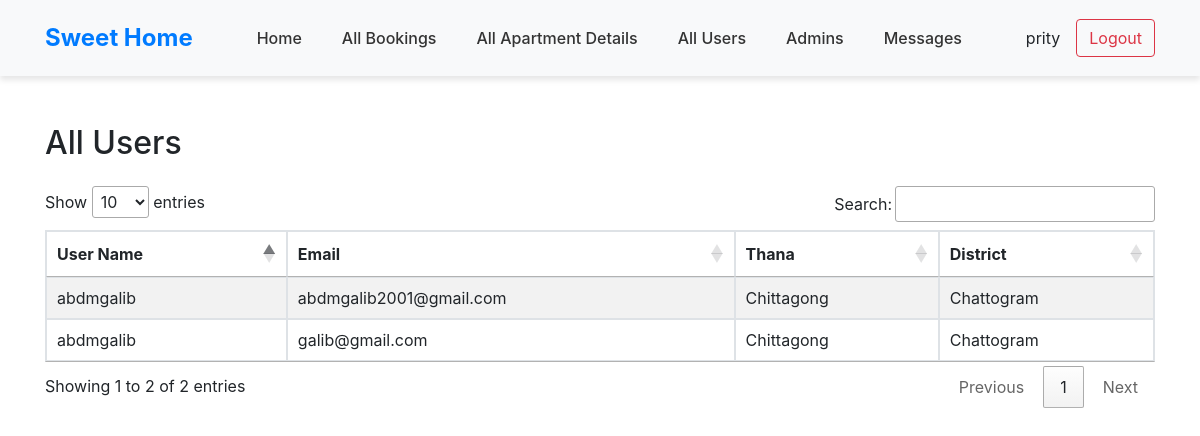
The app's page /admin/all_user.php (signed in) with its own data.
### tables this page shows
CREATE TABLE `user` (
  `id` int(255) NOT NULL,
  `username` varchar(255) NOT NULL,
  `email` varchar(255) NOT NULL,
  `password` varchar(255) NOT NULL,
  `division` varchar(255) NOT NULL,
  `district` varchar(255) NOT NULL
);

### admin/all_user.php (the view, shortened to what this page needs)
<!DOCTYPE html>
<html lang="en">
<head>
    <link rel="stylesheet" href="style.css">
    <link rel="stylesheet" href="https://stackpath.bootstrapcdn.com/bootstrap/4.5.2/css/bootstrap.min.css">
    <link rel="stylesheet" href="https://cdn.datatables.net/1.10.21/css/jquery.dataTables.min.css">
</head>
<body>
    <div class="admin-header sticky-header">
        <div class="container">
            <nav class="navbar navbar-expand-lg">
                <a class="navbar-brand" href="index.php">Sweet Home</a>
                <div class="collapse navbar-collapse" id="navbarNav">
                    <ul class="navbar-nav mx-auto">
                        <li class="nav-item">
                            <a class="nav-link" href="index.php">Home</a>
                        </li>
                        <li class="nav-item">
                            <a class="nav-link" href="all_bookings.php">All Bookings</a>
                        </li>
                        <li class="nav-item">
                            <a class="nav-link" href="all_apartment_details.php">All Apartment Details</a>
                        </li>
                        <li class="nav-item">
                            <a class="nav-link" href="all_user.php">All Users</a>
                        </li>
                        <li class="nav-item">
                            <a class="nav-link" href="all_admin.php">Admins</a>
                        </li>
                        <li class="nav-item">
                            <a class="nav-link" href="message.php">Messages</a>
                        </li>
                    </ul>
                </div>
                <div class="d-flex align-items-center">
                    <span class="me-3 px-3"><?php
                    echo $_SESSION['adminUsername'];
                    ?></span>
                    <a href="logout.php"><button class="btn btn-outline-danger">Logout</button></a>
                </div>
            </nav>
        </div>
    </div>
    <div class="container mt-5">
        <h2 class="mb-4">All Users</h2>
        <table id="usersTable" class="table table-striped table-bordered">
            <thead>
                <tr>
                    <th>User Name</th>
                    <th>Email</th>
                    <th>Thana</th>
                    <th>District</th>
                </tr>
            </thead>
            <tbody>
                <?php
                    include '../utility/connection.php';
                    $searchUser = "SELECT * FROM `user`";
                    $searchQueryExe = mysqli_query($con, $searchUser);
                    while ($row = mysqli_fetch_array($searchQueryExe)) {
                        ?>
                            <tr>
                                <td><?php echo $row['username'] ?></td>
                                <td><?php echo $row['email'] ?></td>
                                <td><?php echo $row['division'] ?></td>
                                <td><?php echo $row['district'] ?></td>
                            </tr>
                        <?php
                    }
                ?>
            </tbody>
        </table>
    </div>
</body>
</html>

### admin/style.css (style rules this page uses)
body { margin: 0; font-family: 'Poppins', sans-serif; }
.admin-header { background-color: #f8f9fa; box-shadow: 0 4px 6px rgba(0, 0, 0, 0.1); }
.admin-header .navbar { padding: 15px 0; }
.admin-header .navbar-brand { font-size: 24px; font-weight: 700; }
.admin-header .navbar-nav .nav-link { font-size: 16px; margin: 0 12px; color: #333; font-weight: 500; }
.admin-header .d-flex { margin-left: auto; }
.admin-header .btn-outline-danger { border-color: #dc3545; color: #dc3545; }
table.dataTable { width: 100% !important; margin: 0 !important; }

### records on screen
user: username "abdmgalib", email "abdmgalib2001@gmail.com", division "Chittagong", district "Chattogram"
user: username "abdmgalib", email "galib@gmail.com", division "Chittagong", district "Chattogram"

### other values on screen
$_SESSION['adminUsername'] "prity"
